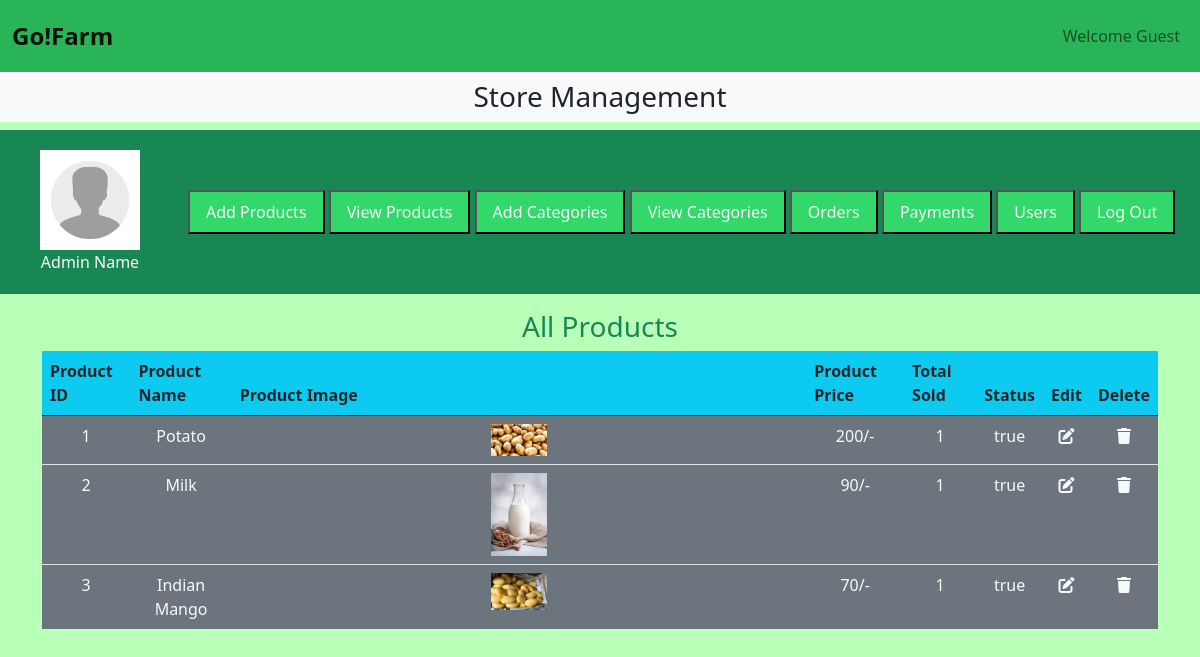
/GoFarm/admin/index.php?view_products, run on the app's committed database.
### tables this page shows
CREATE TABLE `products` (
  `product_id` int(11) NOT NULL,
  `product_name` varchar(255) NOT NULL,
  `product_description` varchar(255) NOT NULL,
  `product_keywords` varchar(255) NOT NULL,
  `category_id` int(11) NOT NULL,
  `product_image1` varchar(255) NOT NULL,
  `product_image2` varchar(255) NOT NULL,
  `product_image3` varchar(255) NOT NULL,
  `product_price` varchar(255) NOT NULL,
  `date` timestamp NOT NULL DEFAULT current_timestamp() ON UPDATE current_timestamp(),
  `status` varchar(255) NOT NULL
);

### GoFarm/admin/view_products.php (the view)
<?php
  include_once('../includes/connect.php');
?>
 <h3 class="text-center text-success">All Products</h3>
 <table class="table table-boardered-mt-5">
    <thead class="bg-info">
    <tr>
        <th>Product ID</th>
        <th>Product Name</th>
        <th>Product Image</th>
        <th>Product Price</th>
        <th>Total Sold</th>
        <th>Status</th>
        <th>Edit</th>
        <th>Delete</th>
   </tr>
    </thead>
    <tbody class="bg-secondary text-light">
        <?php
            $get_products="Select * from `products`";
            $result=mysqli_query($con,$get_products);
            $number=0;
            while($row=mysqli_fetch_assoc($result)){
                $product_id=$row['product_id'];
                $product_name=$row['product_name'];
                $product_image1=$row['product_image1'];
                $product_price=$row['product_price'];
                $status=$row['status'];
                $number++;
                ?>
                <tr class='text-center'>
                <td> <?php echo $number;?></td>
                <td> <?php echo $product_name;?></td>
                <td><img src='../admin/product_images/<?php echo $product_image1?>' class='product_img'/></td>
                <td> <?php echo $product_price?>/-</td>
                <td><?php
                $get_count="Select *from `order_pending` where $product_id";
                $result_count=mysqli_query($con,$get_count);
                $rows_count=mysqli_num_rows($result_count);
                echo $rows_count;
                ?></td>
                <td><?php echo $status ?></td>
                <td><a href='index.php?edit_products=<?php echo $product_id?>' class='text-light'><i class='fa-solid fa-pen-to-square'></i></a></td>
                <td><a href='index.php?delete_products=<?php echo $product_id?>' class='text-light'><i class='fa-solid fa-trash'></i></td>
            </tr>
            <?php
            }
            ?>
    </tbody>
 </table>

### GoFarm/admin/admin.css (style rules this page uses)
* { margin: 0; padding: 0; box-sizing: border-box; }
body { background: rgb(184, 255, 184); }
.product_img { width:10%; object-fit:contain; }

### data on the page
products: product_name "Potato", product_image1 (picture), product_price "200", rows_count "1", status "true"
products: product_name "Milk", product_image1 (picture), product_price "90", rows_count "1", status "true"
products: product_name "Indian Mango", product_image1 (picture), product_price "70", rows_count "1", status "true"
